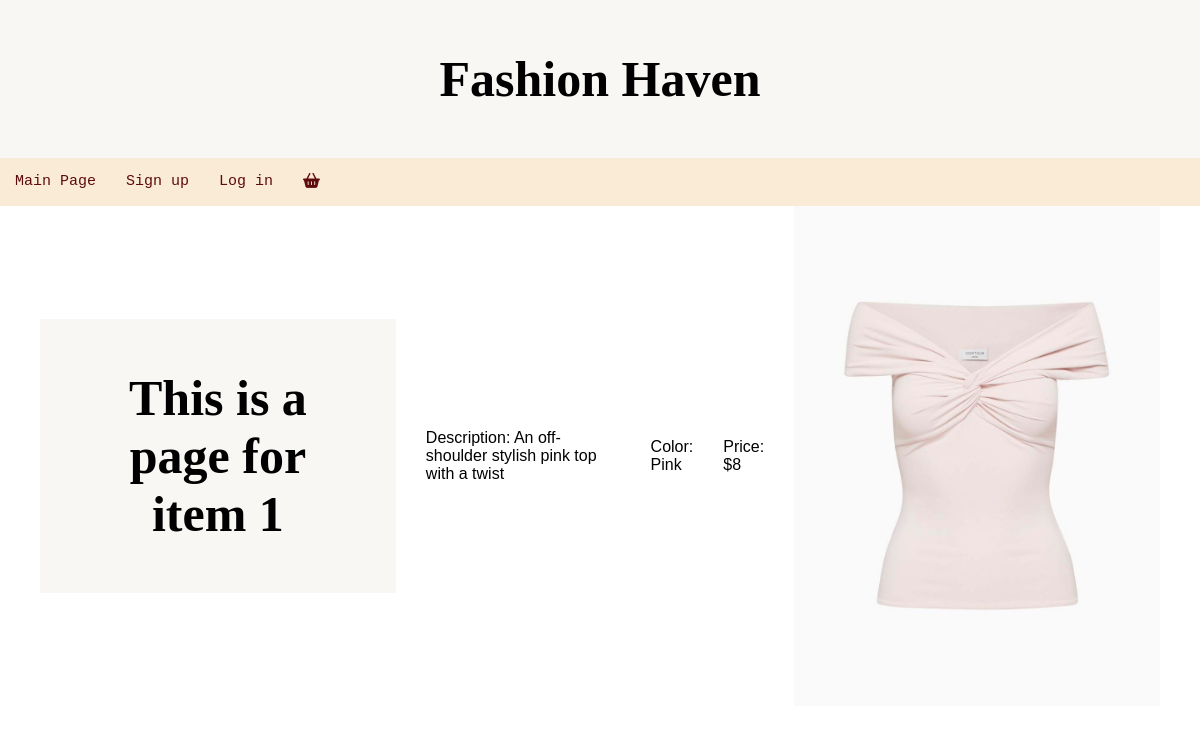
Page /item/1 on the committed database.
### tables this page shows
CREATE TABLE "Item" (
	"ID"	INTEGER,
	"Type"	INTEGER,
	"Info"	TEXT,
	"Color"	TEXT,
	"Price"	TEXT,
	"img-src"	TEXT,
	PRIMARY KEY("ID")
);

### app.py (the view)
@app.route('/item/<int:id>')
def single_item_name(id):
    sql= f"SELECT * FROM Item WHERE id={id}" #TOOO remove f-string
    item_name = query_db(sql, one=True)
    return render_template('single_item_name.html', item_name=item_name)

### app.py (called while the page is built)
def query_db(sql,args=(),one=False):
    db = sqlite3.connect('ERD .db')
    cursor = db.cursor()
    cursor.execute(sql, args)
    results = cursor.fetchall()
    db.commit()
    db.close()
    return (results[0] if results else None) if one else results

### templates/single_item_name.html
{% extends 'base.html' %}
{% block content %}
<head>
      <link rel="stylesheet" href="{{url_for ('static', filename='/style.css')}}">
</head>
<body>
      <div class="item-container">
          <h1>This is a page for item {{item_name[0]}}</h1>
          <p>Description: {{item_name[2]}}</p>
          <p>Color: {{item_name[3]}}</p>
          <p class>Price: {{item_name[4]}}</p>
          <img class= "item-image" src="{{url_for('static',filename='images/'+item_name[5])}}" alt="{{item_name[1]}}">
      </div>
</body>
{% endblock %}

### static/style.css (style rules this page uses)
* { margin: 0; padding: 0; font-family: 'Poppins', sans-serif; box-sizing: border-box; }
body { margin: 0px; background-image: url("https://images.unsplash.com/photo-1645785328791-64e8ff28edcd?q=80&w=2232&auto=format&fit=crop&ixlib=rb-4.1.0&ixid=M3wxMjA3fDB8MHxwaG90by1wYWdlfHx8fGVufDB8fHx8fA==Ybackground_image.avif"); background-repeat: no-repeat; background-attachment: fixed; }
h1 { text-align: center; padding: 50px; font-size: 50px; background-color: rgb(249, 247, 244); font-family: "Lucida Handwriting", Cursive; margin: 0; }
.item-container { display: flex; align-items: center; gap:30px; padding: 0 40px; border-color:rgb(244, 217, 180); margin-left: auto; }
.item-image { width: 500px; height: 500px; object-fit: absolute; object-position: right; }

### rows in the picture
Item: ID "1", Info "An off-shoulder stylish pink top with a twist", Color "Pink", Price "$8", url_for (picture)
